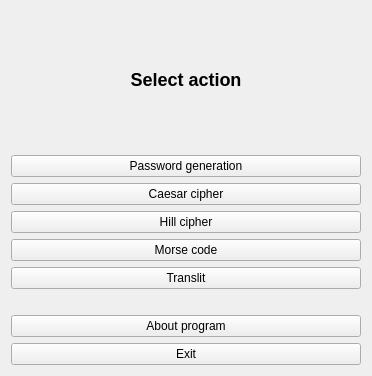
<?xml version="1.0" encoding="UTF-8"?>
<ui version="4.0">
 <class>MainWindow</class>
 <widget class="QMainWindow" name="MainWindow">
  <property name="geometry">
   <rect>
    <x>0</x>
    <y>0</y>
    <width>372</width>
    <height>376</height>
   </rect>
  </property>
  <property name="windowTitle">
   <string>MainWindow</string>
  </property>
  <widget class="QWidget" name="centralWidget">
   <layout class="QVBoxLayout" name="verticalLayout_3">
    <item>
     <layout class="QVBoxLayout" name="verticalLayout_2">
      <item>
       <widget class="QLabel" name="label">
        <property name="text">
         <string>&lt;center&gt;&lt;h2&gt;Select action&lt;/h2&gt;&lt;/center&gt;</string>
        </property>
       </widget>
      </item>
      <item>
       <layout class="QVBoxLayout" name="verticalLayout">
        <item>
         <widget class="QPushButton" name="generator">
          <property name="text">
           <string>Password generation</string>
          </property>
         </widget>
        </item>
        <item>
         <widget class="QPushButton" name="caesar">
          <property name="text">
           <string>Caesar cipher</string>
          </property>
         </widget>
        </item>
        <item>
         <widget class="QPushButton" name="leshill">
          <property name="text">
           <string>Hill cipher</string>
          </property>
         </widget>
        </item>
        <item>
         <widget class="QPushButton" name="morse">
          <property name="text">
           <string>Morse code</string>
          </property>
         </widget>
        </item>
        <item>
         <widget class="QPushButton" name="translit">
          <property name="text">
           <string>Translit</string>
          </property>
         </widget>
        </item>
        <item>
         <widget class="QLabel" name="label_2">
          <property name="text">
           <string/>
          </property>
         </widget>
        </item>
        <item>
         <widget class="QPushButton" name="about_program">
          <property name="text">
           <string>About program</string>
          </property>
         </widget>
        </item>
        <item>
         <widget class="QPushButton" name="exit">
          <property name="text">
           <string>Exit</string>
          </property>
         </widget>
        </item>
       </layout>
      </item>
     </layout>
    </item>
   </layout>
  </widget>
 </widget>
 <layoutdefault spacing="6" margin="11"/>
 <resources/>
 <connections/>
</ui>
